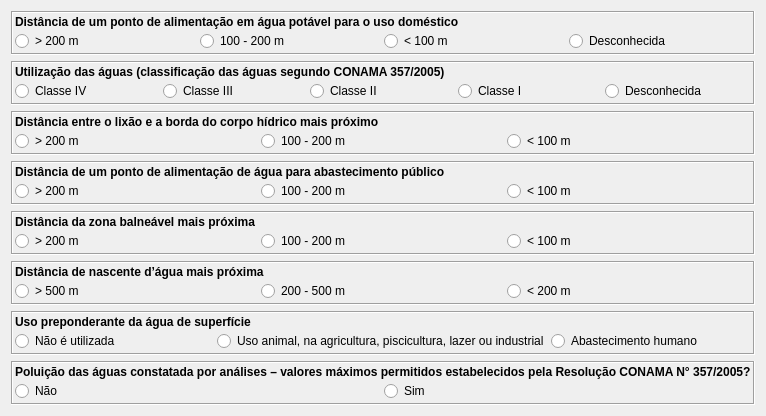
     <widget class="QWidget" name="tab_03">
      <property name="sizePolicy">
       <sizepolicy hsizetype="Preferred" vsizetype="Fixed">
        <horstretch>0</horstretch>
        <verstretch>0</verstretch>
       </sizepolicy>
      </property>
      <attribute name="title">
       <string>Águas superficiais</string>
      </attribute>
      <layout class="QVBoxLayout" name="verticalLayout_16">
       <item>
        <widget class="QFrame" name="frame_33">
         <property name="sizePolicy">
          <sizepolicy hsizetype="Preferred" vsizetype="Fixed">
           <horstretch>0</horstretch>
           <verstretch>0</verstretch>
          </sizepolicy>
         </property>
         <property name="frameShape">
          <enum>QFrame::Box</enum>
         </property>
         <property name="frameShadow">
          <enum>QFrame::Sunken</enum>
         </property>
         <layout class="QHBoxLayout" name="horizontalLayout_60" stretch="0">
          <property name="spacing">
           <number>2</number>
          </property>
          <property name="leftMargin">
           <number>2</number>
          </property>
          <property name="topMargin">
           <number>2</number>
          </property>
          <property name="rightMargin">
           <number>2</number>
          </property>
          <property name="bottomMargin">
           <number>2</number>
          </property>
          <item>
           <layout class="QVBoxLayout" name="verticalLayout_67">
            <property name="spacing">
             <number>2</number>
            </property>
            <item>
             <widget class="QLabel" name="lbDistanciaAbastDomesticoSup">
              <property name="sizePolicy">
               <sizepolicy hsizetype="Preferred" vsizetype="Fixed">
                <horstretch>0</horstretch>
                <verstretch>0</verstretch>
               </sizepolicy>
              </property>
              <property name="text">
               <string>&lt;html&gt;&lt;head/&gt;&lt;body&gt;&lt;p align=&quot;justify&quot;&gt;&lt;span style=&quot; font-weight:600;&quot;&gt;Distância de um ponto de alimentação em água potável para o uso doméstico&lt;/span&gt;&lt;/p&gt;&lt;/body&gt;&lt;/html&gt;</string>
              </property>
             </widget>
            </item>
            <item>
             <layout class="QGridLayout" name="gridLayout_52">
              <item row="0" column="0">
               <widget class="QRadioButton" name="rbDistanciaAbastDomesticoSup_0">
                <property name="sizePolicy">
                 <sizepolicy hsizetype="Preferred" vsizetype="Fixed">
                  <horstretch>0</horstretch>
                  <verstretch>0</verstretch>
                 </sizepolicy>
                </property>
                <property name="text">
                 <string>&gt; 200 m</string>
                </property>
               </widget>
              </item>
              <item row="0" column="3">
               <widget class="QRadioButton" name="rbDistanciaAbastDomesticoSup_3">
                <property name="sizePolicy">
                 <sizepolicy hsizetype="Preferred" vsizetype="Fixed">
                  <horstretch>0</horstretch>
                  <verstretch>0</verstretch>
                 </sizepolicy>
                </property>
                <property name="text">
                 <string>Desconhecida</string>
                </property>
               </widget>
              </item>
              <item row="0" column="2">
               <widget class="QRadioButton" name="rbDistanciaAbastDomesticoSup_2">
                <property name="sizePolicy">
                 <sizepolicy hsizetype="Preferred" vsizetype="Fixed">
                  <horstretch>0</horstretch>
                  <verstretch>0</verstretch>
                 </sizepolicy>
                </property>
                <property name="text">
                 <string>&lt; 100 m</string>
                </property>
               </widget>
              </item>
              <item row="0" column="1">
               <widget class="QRadioButton" name="rbDistanciaAbastDomesticoSup_1">
                <property name="sizePolicy">
                 <sizepolicy hsizetype="Preferred" vsizetype="Fixed">
                  <horstretch>0</horstretch>
                  <verstretch>0</verstretch>
                 </sizepolicy>
                </property>
                <property name="text">
                 <string>100 - 200 m</string>
                </property>
               </widget>
              </item>
             </layout>
            </item>
           </layout>
          </item>
         </layout>
        </widget>
       </item>
       <item>
        <widget class="QFrame" name="frame_37">
         <property name="sizePolicy">
          <sizepolicy hsizetype="Preferred" vsizetype="Fixed">
           <horstretch>0</horstretch>
           <verstretch>0</verstretch>
          </sizepolicy>
         </property>
         <property name="frameShape">
          <enum>QFrame::Box</enum>
         </property>
         <property name="frameShadow">
          <enum>QFrame::Sunken</enum>
         </property>
         <layout class="QHBoxLayout" name="horizontalLayout_66" stretch="0">
          <property name="spacing">
           <number>2</number>
          </property>
          <property name="leftMargin">
           <number>2</number>
          </property>
          <property name="topMargin">
           <number>2</number>
          </property>
          <property name="rightMargin">
           <number>2</number>
          </property>
          <property name="bottomMargin">
           <number>2</number>
          </property>
          <item>
           <layout class="QVBoxLayout" name="verticalLayout_69">
            <property name="spacing">
             <number>2</number>
            </property>
            <item>
             <widget class="QLabel" name="lbClasseAgua">
              <property name="sizePolicy">
               <sizepolicy hsizetype="Preferred" vsizetype="Fixed">
                <horstretch>0</horstretch>
                <verstretch>0</verstretch>
               </sizepolicy>
              </property>
              <property name="text">
               <string>&lt;html&gt;&lt;head/&gt;&lt;body&gt;&lt;p align=&quot;justify&quot;&gt;&lt;span style=&quot; font-weight:600;&quot;&gt;Utilização das águas (classificação das águas segundo CONAMA 357/2005)&lt;/span&gt;&lt;/p&gt;&lt;/body&gt;&lt;/html&gt;</string>
              </property>
             </widget>
            </item>
            <item>
             <layout class="QGridLayout" name="gridLayout_50" rowstretch="0">
              <property name="verticalSpacing">
               <number>2</number>
              </property>
              <item row="0" column="1">
               <widget class="QRadioButton" name="rbClasseAgua_1">
                <property name="sizePolicy">
                 <sizepolicy hsizetype="Preferred" vsizetype="Fixed">
                  <horstretch>0</horstretch>
                  <verstretch>0</verstretch>
                 </sizepolicy>
                </property>
                <property name="text">
                 <string>Classe III</string>
                </property>
               </widget>
              </item>
              <item row="0" column="0">
               <widget class="QRadioButton" name="rbClasseAgua_0">
                <property name="sizePolicy">
                 <sizepolicy hsizetype="Preferred" vsizetype="Fixed">
                  <horstretch>0</horstretch>
                  <verstretch>0</verstretch>
                 </sizepolicy>
                </property>
                <property name="text">
                 <string>Classe IV</string>
                </property>
               </widget>
              </item>
              <item row="0" column="3">
               <widget class="QRadioButton" name="rbClasseAgua_3">
                <property name="sizePolicy">
                 <sizepolicy hsizetype="Preferred" vsizetype="Fixed">
                  <horstretch>0</horstretch>
                  <verstretch>0</verstretch>
                 </sizepolicy>
                </property>
                <property name="text">
                 <string>Classe I</string>
                </property>
               </widget>
              </item>
              <item row="0" column="2">
               <widget class="QRadioButton" name="rbClasseAgua_2">
                <property name="sizePolicy">
                 <sizepolicy hsizetype="Preferred" vsizetype="Fixed">
                  <horstretch>0</horstretch>
                  <verstretch>0</verstretch>
                 </sizepolicy>
                </property>
                <property name="text">
                 <string>Classe II</string>
                </property>
               </widget>
              </item>
              <item row="0" column="4">
               <widget class="QRadioButton" name="rbClasseAgua_4">
                <property name="sizePolicy">
                 <sizepolicy hsizetype="Preferred" vsizetype="Fixed">
                  <horstretch>0</horstretch>
                  <verstretch>0</verstretch>
                 </sizepolicy>
                </property>
                <property name="text">
                 <string>Desconhecida</string>
                </property>
               </widget>
              </item>
             </layout>
            </item>
           </layout>
          </item>
         </layout>
        </widget>
       </item>
       <item>
        <widget class="QFrame" name="frame_43">
         <property name="sizePolicy">
          <sizepolicy hsizetype="Preferred" vsizetype="Fixed">
           <horstretch>0</horstretch>
           <verstretch>0</verstretch>
          </sizepolicy>
         </property>
         <property name="frameShape">
          <enum>QFrame::Box</enum>
         </property>
         <property name="frameShadow">
          <enum>QFrame::Sunken</enum>
         </property>
         <layout class="QHBoxLayout" name="horizontalLayout_67" stretch="0">
          <property name="spacing">
           <number>2</number>
          </property>
          <property name="leftMargin">
           <number>2</number>
          </property>
          <property name="topMargin">
           <number>2</number>
          </property>
          <property name="rightMargin">
           <number>2</number>
          </property>
          <property name="bottomMargin">
           <number>2</number>
          </property>
          <item>
           <layout class="QVBoxLayout" name="verticalLayout_85">
            <property name="spacing">
             <number>2</number>
            </property>
            <item>
             <widget class="QLabel" name="lbDistanciaCorpoHidrico">
              <property name="sizePolicy">
               <sizepolicy hsizetype="Preferred" vsizetype="Fixed">
                <horstretch>0</horstretch>
                <verstretch>0</verstretch>
               </sizepolicy>
              </property>
              <property name="text">
               <string>&lt;html&gt;&lt;head/&gt;&lt;body&gt;&lt;p align=&quot;justify&quot;&gt;&lt;span style=&quot; font-weight:600;&quot;&gt;Distância entre o lixão e a borda do corpo hídrico mais próximo&lt;/span&gt;&lt;/p&gt;&lt;/body&gt;&lt;/html&gt;</string>
              </property>
             </widget>
            </item>
            <item>
             <layout class="QGridLayout" name="gridLayout_47">
              <property name="verticalSpacing">
               <number>2</number>
              </property>
              <item row="0" column="0">
               <widget class="QRadioButton" name="rbDistanciaCorpoHidrico_0">
                <property name="sizePolicy">
                 <sizepolicy hsizetype="Preferred" vsizetype="Fixed">
                  <horstretch>0</horstretch>
                  <verstretch>0</verstretch>
                 </sizepolicy>
                </property>
                <property name="text">
                 <string>&gt; 200 m</string>
                </property>
               </widget>
              </item>
              <item row="0" column="1">
               <widget class="QRadioButton" name="rbDistanciaCorpoHidrico_1">
                <property name="sizePolicy">
                 <sizepolicy hsizetype="Preferred" vsizetype="Fixed">
                  <horstretch>0</horstretch>
                  <verstretch>0</verstretch>
                 </sizepolicy>
                </property>
                <property name="text">
                 <string>100 - 200 m</string>
                </property>
               </widget>
              </item>
              <item row="0" column="2">
               <widget class="QRadioButton" name="rbDistanciaCorpoHidrico_2">
                <property name="sizePolicy">
                 <sizepolicy hsizetype="Preferred" vsizetype="Fixed">
                  <horstretch>0</horstretch>
                  <verstretch>0</verstretch>
                 </sizepolicy>
                </property>
                <property name="text">
                 <string>&lt; 100 m</string>
                </property>
               </widget>
              </item>
             </layout>
            </item>
           </layout>
          </item>
         </layout>
        </widget>
       </item>
       <item>
        <widget class="QFrame" name="frame_44">
         <property name="sizePolicy">
          <sizepolicy hsizetype="Preferred" vsizetype="Fixed">
           <horstretch>0</horstretch>
           <verstretch>0</verstretch>
          </sizepolicy>
         </property>
         <property name="frameShape">
          <enum>QFrame::Box</enum>
         </property>
         <property name="frameShadow">
          <enum>QFrame::Sunken</enum>
         </property>
         <layout class="QHBoxLayout" name="horizontalLayout_69" stretch="0">
          <property name="spacing">
           <number>2</number>
          </property>
          <property name="leftMargin">
           <number>2</number>
          </property>
          <property name="topMargin">
           <number>2</number>
          </property>
          <property name="rightMargin">
           <number>2</number>
          </property>
          <property name="bottomMargin">
           <number>2</number>
          </property>
          <item>
           <layout class="QVBoxLayout" name="verticalLayout_93">
            <property name="spacing">
             <number>2</number>
            </property>
            <item>
             <widget class="QLabel" name="lbDistanciaAbastPublicoSup">
              <property name="sizePolicy">
               <sizepolicy hsizetype="Preferred" vsizetype="Fixed">
                <horstretch>0</horstretch>
                <verstretch>0</verstretch>
               </sizepolicy>
              </property>
              <property name="text">
               <string>&lt;html&gt;&lt;head/&gt;&lt;body&gt;&lt;p align=&quot;justify&quot;&gt;&lt;span style=&quot; font-weight:600;&quot;&gt;Distância de um ponto de alimentação de água para abastecimento público&lt;/span&gt;&lt;/p&gt;&lt;/body&gt;&lt;/html&gt;</string>
              </property>
             </widget>
            </item>
            <item>
             <layout class="QGridLayout" name="gridLayout_51">
              <property name="verticalSpacing">
               <number>2</number>
              </property>
              <item row="0" column="0">
               <widget class="QRadioButton" name="rbDistanciaAbastPublicoSup_0">
                <property name="sizePolicy">
                 <sizepolicy hsizetype="Preferred" vsizetype="Fixed">
                  <horstretch>0</horstretch>
                  <verstretch>0</verstretch>
                 </sizepolicy>
                </property>
                <property name="text">
                 <string>&gt; 200 m</string>
                </property>
               </widget>
              </item>
              <item row="0" column="1">
               <widget class="QRadioButton" name="rbDistanciaAbastPublicoSup_1">
                <property name="sizePolicy">
                 <sizepolicy hsizetype="Preferred" vsizetype="Fixed">
                  <horstretch>0</horstretch>
                  <verstretch>0</verstretch>
                 </sizepolicy>
                </property>
                <property name="text">
                 <string>100 - 200 m</string>
                </property>
               </widget>
              </item>
              <item row="0" column="2">
               <widget class="QRadioButton" name="rbDistanciaAbastPublicoSup_2">
                <property name="sizePolicy">
                 <sizepolicy hsizetype="Preferred" vsizetype="Fixed">
                  <horstretch>0</horstretch>
                  <verstretch>0</verstretch>
                 </sizepolicy>
                </property>
                <property name="text">
                 <string>&lt; 100 m</string>
                </property>
               </widget>
              </item>
             </layout>
            </item>
           </layout>
          </item>
         </layout>
        </widget>
       </item>
       <item>
        <widget class="QFrame" name="frame_45">
         <property name="sizePolicy">
          <sizepolicy hsizetype="Preferred" vsizetype="Fixed">
           <horstretch>0</horstretch>
           <verstretch>0</verstretch>
          </sizepolicy>
         </property>
         <property name="frameShape">
          <enum>QFrame::Box</enum>
         </property>
         <property name="frameShadow">
          <enum>QFrame::Sunken</enum>
         </property>
         <layout class="QHBoxLayout" name="horizontalLayout_70" stretch="0">
          <property name="spacing">
           <number>2</number>
          </property>
          <property name="leftMargin">
           <number>2</number>
          </property>
          <property name="topMargin">
           <number>2</number>
          </property>
          <property name="rightMargin">
           <number>2</number>
          </property>
          <property name="bottomMargin">
           <number>2</number>
          </property>
          <item>
           <layout class="QVBoxLayout" name="verticalLayout_95">
            <property name="spacing">
             <number>2</number>
            </property>
            <item>
             <widget class="QLabel" name="lbDistanciaZonaBalneavel">
              <property name="sizePolicy">
               <sizepolicy hsizetype="Preferred" vsizetype="Fixed">
                <horstretch>0</horstretch>
                <verstretch>0</verstretch>
               </sizepolicy>
              </property>
              <property name="text">
               <string>&lt;html&gt;&lt;head/&gt;&lt;body&gt;&lt;p align=&quot;justify&quot;&gt;&lt;span style=&quot; font-weight:600;&quot;&gt;Distância da zona balneável mais próxima&lt;/span&gt;&lt;/p&gt;&lt;/body&gt;&lt;/html&gt;</string>
              </property>
             </widget>
            </item>
            <item>
             <layout class="QGridLayout" name="gridLayout_48">
              <property name="verticalSpacing">
               <number>2</number>
              </property>
              <item row="0" column="1">
               <widget class="QRadioButton" name="rbDistanciaZonaBalneavel_1">
                <property name="sizePolicy">
                 <sizepolicy hsizetype="Preferred" vsizetype="Fixed">
                  <horstretch>0</horstretch>
                  <verstretch>0</verstretch>
                 </sizepolicy>
                </property>
                <property name="text">
                 <string>100 - 200 m</string>
                </property>
               </widget>
              </item>
              <item row="0" column="0">
               <widget class="QRadioButton" name="rbDistanciaZonaBalneavel_0">
                <property name="sizePolicy">
                 <sizepolicy hsizetype="Preferred" vsizetype="Fixed">
                  <horstretch>0</horstretch>
                  <verstretch>0</verstretch>
                 </sizepolicy>
                </property>
                <property name="text">
                 <string>&gt; 200 m</string>
                </property>
               </widget>
              </item>
              <item row="0" column="2">
               <widget class="QRadioButton" name="rbDistanciaZonaBalneavel_2">
                <property name="sizePolicy">
                 <sizepolicy hsizetype="Preferred" vsizetype="Fixed">
                  <horstretch>0</horstretch>
                  <verstretch>0</verstretch>
                 </sizepolicy>
                </property>
                <property name="text">
                 <string>&lt; 100 m</string>
                </property>
               </widget>
              </item>
             </layout>
            </item>
           </layout>
          </item>
         </layout>
        </widget>
       </item>
       <item>
        <widget class="QFrame" name="frame_46">
         <property name="sizePolicy">
          <sizepolicy hsizetype="Preferred" vsizetype="Fixed">
           <horstretch>0</horstretch>
           <verstretch>0</verstretch>
          </sizepolicy>
         </property>
         <property name="frameShape">
          <enum>QFrame::Box</enum>
         </property>
         <property name="frameShadow">
          <enum>QFrame::Sunken</enum>
         </property>
         <layout class="QHBoxLayout" name="horizontalLayout_71" stretch="0">
          <property name="spacing">
           <number>2</number>
          </property>
          <property name="leftMargin">
           <number>2</number>
          </property>
          <property name="topMargin">
           <number>2</number>
          </property>
          <property name="rightMargin">
           <number>2</number>
          </property>
          <property name="bottomMargin">
           <number>2</number>
          </property>
          <item>
           <layout class="QVBoxLayout" name="verticalLayout_97">
            <property name="spacing">
             <number>2</number>
            </property>
            <item>
             <widget class="QLabel" name="lbDistanciaNascente">
              <property name="sizePolicy">
               <sizepolicy hsizetype="Preferred" vsizetype="Fixed">
                <horstretch>0</horstretch>
                <verstretch>0</verstretch>
               </sizepolicy>
              </property>
              <property name="text">
               <string>&lt;html&gt;&lt;head/&gt;&lt;body&gt;&lt;p align=&quot;justify&quot;&gt;&lt;span style=&quot; font-weight:600;&quot;&gt;Distância de nascente d’água mais próxima&lt;/span&gt;&lt;/p&gt;&lt;/body&gt;&lt;/html&gt;</string>
              </property>
             </widget>
            </item>
            <item>
             <layout class="QGridLayout" name="gridLayout_46">
              <property name="verticalSpacing">
               <number>2</number>
              </property>
              <item row="0" column="1">
               <widget class="QRadioButton" name="rbDistanciaNascente_1">
                <property name="sizePolicy">
                 <sizepolicy hsizetype="Preferred" vsizetype="Fixed">
                  <horstretch>0</horstretch>
                  <verstretch>0</verstretch>
                 </sizepolicy>
                </property>
                <property name="text">
                 <string>200 - 500 m</string>
                </property>
               </widget>
              </item>
              <item row="0" column="0">
               <widget class="QRadioButton" name="rbDistanciaNascente_0">
                <property name="sizePolicy">
                 <sizepolicy hsizetype="Preferred" vsizetype="Fixed">
                  <horstretch>0</horstretch>
                  <verstretch>0</verstretch>
                 </sizepolicy>
                </property>
                <property name="text">
                 <string>&gt; 500 m</string>
                </property>
               </widget>
              </item>
              <item row="0" column="2">
               <widget class="QRadioButton" name="rbDistanciaNascente_2">
                <property name="sizePolicy">
                 <sizepolicy hsizetype="Preferred" vsizetype="Fixed">
                  <horstretch>0</horstretch>
                  <verstretch>0</verstretch>
                 </sizepolicy>
                </property>
                <property name="text">
                 <string>&lt; 200 m</string>
                </property>
               </widget>
              </item>
             </layout>
            </item>
           </layout>
          </item>
         </layout>
        </widget>
       </item>
       <item>
        <widget class="QFrame" name="frame_47">
         <property name="sizePolicy">
          <sizepolicy hsizetype="Preferred" vsizetype="Fixed">
           <horstretch>0</horstretch>
           <verstretch>0</verstretch>
          </sizepolicy>
         </property>
         <property name="frameShape">
          <enum>QFrame::Box</enum>
         </property>
         <property name="frameShadow">
          <enum>QFrame::Sunken</enum>
         </property>
         <layout class="QHBoxLayout" name="horizontalLayout_72" stretch="0">
          <property name="spacing">
           <number>2</number>
          </property>
          <property name="leftMargin">
           <number>2</number>
          </property>
          <property name="topMargin">
           <number>2</number>
          </property>
          <property name="rightMargin">
           <number>2</number>
          </property>
          <property name="bottomMargin">
           <number>2</number>
          </property>
          <item>
           <layout class="QVBoxLayout" name="verticalLayout_99">
            <property name="spacing">
             <number>2</number>
            </property>
            <item>
             <widget class="QLabel" name="lbUsoPreponderanteAguaSup">
              <property name="sizePolicy">
               <sizepolicy hsizetype="Preferred" vsizetype="Fixed">
                <horstretch>0</horstretch>
                <verstretch>0</verstretch>
               </sizepolicy>
              </property>
              <property name="text">
               <string>&lt;html&gt;&lt;head/&gt;&lt;body&gt;&lt;p align=&quot;justify&quot;&gt;&lt;span style=&quot; font-weight:600;&quot;&gt;Uso preponderante da água de superfície&lt;/span&gt;&lt;/p&gt;&lt;/body&gt;&lt;/html&gt;</string>
              </property>
             </widget>
            </item>
            <item>
             <layout class="QGridLayout" name="gridLayout_49">
              <property name="verticalSpacing">
               <number>2</number>
              </property>
              <item row="0" column="0">
               <widget class="QRadioButton" name="rbUsoPreponderanteAguaSup_0">
                <property name="sizePolicy">
                 <sizepolicy hsizetype="Preferred" vsizetype="Fixed">
                  <horstretch>0</horstretch>
                  <verstretch>0</verstretch>
                 </sizepolicy>
                </property>
                <property name="text">
                 <string>Não é utilizada</string>
                </property>
               </widget>
              </item>
              <item row="0" column="1">
               <widget class="QRadioButton" name="rbUsoPreponderanteAguaSup_1">
                <property name="sizePolicy">
                 <sizepolicy hsizetype="Preferred" vsizetype="Fixed">
                  <horstretch>0</horstretch>
                  <verstretch>0</verstretch>
                 </sizepolicy>
                </property>
                <property name="text">
                 <string>Uso animal, na agricultura, piscicultura, lazer ou industrial</string>
                </property>
               </widget>
              </item>
              <item row="0" column="2">
               <widget class="QRadioButton" name="rbUsoPreponderanteAguaSup_2">
                <property name="sizePolicy">
                 <sizepolicy hsizetype="Preferred" vsizetype="Fixed">
                  <horstretch>0</horstretch>
                  <verstretch>0</verstretch>
                 </sizepolicy>
                </property>
                <property name="text">
                 <string>Abastecimento humano</string>
                </property>
               </widget>
              </item>
             </layout>
            </item>
           </layout>
          </item>
         </layout>
        </widget>
       </item>
       <item>
        <widget class="QFrame" name="frame_48">
         <property name="sizePolicy">
          <sizepolicy hsizetype="Preferred" vsizetype="Fixed">
           <horstretch>0</horstretch>
           <verstretch>0</verstretch>
          </sizepolicy>
         </property>
         <property name="frameShape">
          <enum>QFrame::Box</enum>
         </property>
         <property name="frameShadow">
          <enum>QFrame::Sunken</enum>
         </property>
         <layout class="QHBoxLayout" name="horizontalLayout_73" stretch="0">
          <property name="spacing">
           <number>2</number>
          </property>
          <property name="leftMargin">
           <number>2</number>
          </property>
          <property name="topMargin">
           <number>2</number>
          </property>
          <property name="rightMargin">
           <number>2</number>
          </property>
          <property name="bottomMargin">
           <number>2</number>
          </property>
          <item>
           <layout class="QVBoxLayout" name="verticalLayout_101">
            <property name="spacing">
             <number>2</number>
            </property>
            <item>
             <widget class="QLabel" name="lbPoluicaoAgua">
              <property name="sizePolicy">
               <sizepolicy hsizetype="Preferred" vsizetype="Fixed">
                <horstretch>0</horstretch>
                <verstretch>0</verstretch>
               </sizepolicy>
              </property>
              <property name="text">
               <string>&lt;html&gt;&lt;head/&gt;&lt;body&gt;&lt;p align=&quot;justify&quot;&gt;&lt;span style=&quot; font-weight:600;&quot;&gt;Poluição das águas constatada por análises – valores máximos permitidos   estabelecidos pela Resolução CONAMA N° 357/2005?&lt;/span&gt;&lt;/p&gt;&lt;/body&gt;&lt;/html&gt;</string>
              </property>
             </widget>
            </item>
            <item>
             <layout class="QGridLayout" name="gridLayout_45">
              <property name="verticalSpacing">
               <number>2</number>
              </property>
              <item row="0" column="0">
               <widget class="QRadioButton" name="rbPoluicaoAgua_0">
                <property name="sizePolicy">
                 <sizepolicy hsizetype="Preferred" vsizetype="Fixed">
                  <horstretch>0</horstretch>
                  <verstretch>0</verstretch>
                 </sizepolicy>
                </property>
                <property name="text">
                 <string>Não</string>
                </property>
               </widget>
              </item>
              <item row="0" column="1">
               <widget class="QRadioButton" name="rbPoluicaoAgua_1">
                <property name="sizePolicy">
                 <sizepolicy hsizetype="Preferred" vsizetype="Fixed">
                  <horstretch>0</horstretch>
                  <verstretch>0</verstretch>
                 </sizepolicy>
                </property>
                <property name="text">
                 <string>Sim</string>
                </property>
               </widget>
              </item>
             </layout>
            </item>
           </layout>
          </item>
         </layout>
        </widget>
       </item>
      </layout>
     </widget>
